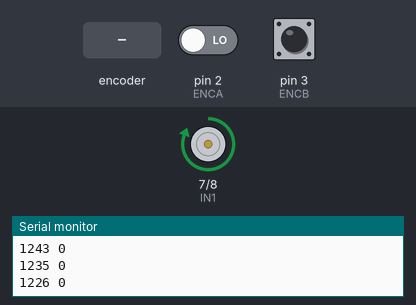
This sketch was run on a simulated Arduino Uno, built with avr-gcc and run on an emulated ATmega328P. Parts: motor-driver pin pairs drawn as motors (green arrow = first pin HIGH = forward, orange = second pin HIGH = backward, longer = more drive, scaled by the enable pin), the last lines printed to the serial monitor. The test bench sets the inputs (shaded band); at power-on: pin 2 (ENCA) LOW, pin 3 (ENCB) HIGH.

Above: at 1.2 s.
1.3 s: rotary encoder on pin 2 (ENCA) / pin 3 (ENCB) turned 2 steps (second pin leading)
At 1.84 s:
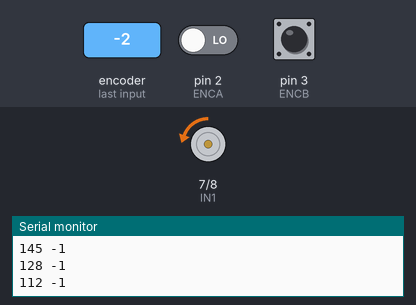
At 4.6 s:
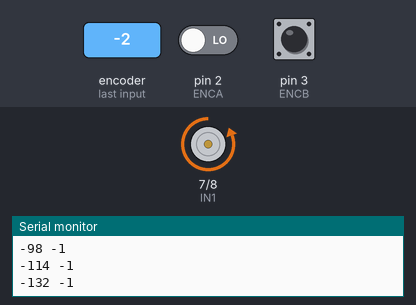
4.7 s: rotary encoder on pin 2 (ENCA) / pin 3 (ENCB) turned 1 step (first pin leading)
Timing chart, 0 to 13.9 s (numbered marks = the images above; inputs shaded):
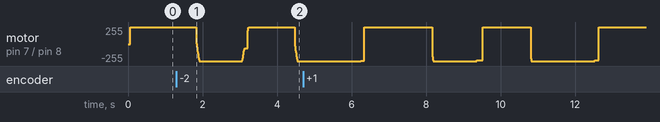

The sketch:

MotorEncoder_main.ino
```cpp
#include "readEncoder.h"
#include "doEncoderA.h"
#include "doEncoderB.h"
#include "Motor.h"


#define ENCA 2 // YELLOW
#define ENCB 3 // WHITE
#define PWM 9
#define IN2 8
#define IN1 7

Motor motor1;

void setup()
{
  Serial.begin(9600);
  pinMode(ENCA, INPUT);
  pinMode(ENCB, INPUT);
  pinMode(PWM,OUTPUT);
  pinMode(IN1,OUTPUT);
  pinMode(IN2,OUTPUT);

/*##############################################################################*/
/* Two external interrupts on the arduino are attached to the two quadrature    */
/* encoders on the motor with encoder. When the motor rotates, the encoder      */
/* is triggered. The digitalPinToInterrupt() converts the arduino pin           */
/* number to the interrupt number which in this case is 0 and 1. So,            */
/* we are attaching interrupts 0 and 1 to arduino pins 2 and 3 that trigger on  */
/* on either the rising or falling edge (hence CHANGE), and will invoke the ISR */
/* function called doEncoderA if ENCA triggers and doEncoderB if ENCB triggers  */
/*##############################################################################*/
  attachInterrupt(digitalPinToInterrupt(ENCA), doEncoderA, CHANGE);
  attachInterrupt(digitalPinToInterrupt(ENCB), doEncoderB, CHANGE);


  motor1.CreateMotor(PWM, IN1, IN2);
//  int kp = 2;
//  int kd = 0.2;
//  int ki = 0.02;
//  motor1.SetPID(kp, ki, kd);

}

/*##############################################################################*/
/* motor1.Drive() will compute a PID pwr signal to be sent to the motor         */
/* connected to pins IN1, IN2, and PWM. The motor position is also updated.     */
/*##############################################################################*/
void loop()
{
  int kp = 2;
  int kd = 0.2;
  int ki = 0.02;
  //micros() function returns microseconds since start of program.
  int target = 500*sin(micros()/1e6) + 1000*sin(2*micros()/ 1e6);
  motor1.SetMotor(target, kp, ki, kd);

  //disabling interrupts while updating motor position
  noInterrupts();
  motor1.SetPos(posi);
  interrupts();
}
/*##############################################################################*/
/* The encoder counter ISR can trigger multiple times inbetween                 */
/* motor.SetPos(pos) instances, so the ActuaLPos member variable will           */
/* have worse resolution than the posi variable.                                */
/*##############################################################################*/
```

Motor.cpp
```cpp
#include "Motor.h"

Motor::Motor(void){}


void Motor::CreateMotor(int pwm, int in1, int in2)
{
  PWM = pwm;
  In1 = in1;
  In2 = in2;
}
//
//void Motor::SetPID(int kp, int ki, int kd)
//{
//  Kp = kp;
//  Ki = ki;
//  Kd = kd;
//}

void Motor::SetMotor(int target, int kp, int ki, int kd)
{
  long currT = micros();
  float deltaT = ((float) (currT - prevT))/( 1.0e6 );
  prevT = currT;

  // Read the position

  Serial.print(target);
  Serial.print(" ");
  Serial.print(ActualPos);
  Serial.println();

  // error
  noInterrupts(); // disable interrupts temporarily while reading
  int e = target - ActualPos;
  interrupts(); // turn interrupts back on

  // derivative
  float dedt = (e-eprev)/(deltaT);

  // integral
  eintegral = eintegral + e*deltaT;

  // control signal
  float u = kp*e + kd*dedt + ki*eintegral;

  float pwr = fabs(u);
  if( pwr > 255 )
  {
    pwr = 255;
  }

  int dir = 1;
  if(e<0)
  {
    dir = -1;
  }
  Motor::Drive(dir, pwr);

  eprev = e;
}

void Motor::Drive(int dir, int pwr)
{
  if(dir == 1)
  {
    analogWrite(PWM,pwr);
    digitalWrite(In1,HIGH);
    digitalWrite(In2,LOW);
  }
  else if(dir == -1)
  {
    analogWrite(PWM,pwr);
    digitalWrite(In1,LOW);
    digitalWrite(In2,HIGH);
  }
  else
  {
    digitalWrite(In1,LOW);
    digitalWrite(In2,LOW);
  }
}

void Motor::SetPos(int pos)
{
  ActualPos = pos;
}

int Motor::GetPos(void)
{
  return ActualPos;
}
```

Motor.h
```cpp
#ifndef Motor_h
#define Motor_h
#include "Arduino.h"

class Motor
{
  private:
    int PWM;                               //creating member variables to describe motor with encoder
    int In1;
    int In2;
    int ActualPos = 0;
    int Dir;

    int Kp = 0;                            //constants for PID controller internal to class
    int Ki = 0;
    int Kd = 0;

    long prevT = 0;
    float eprev = 0;
    float eintegral = 0;

  public:
    Motor(void);
    void CreateMotor(int pwm, int in1, int in2);
  //  void SetPID(int kp, int ki, int kd);
    void SetMotor(int target, int kp, int ki, int kd);
    void Drive(int dir, int pwr);
    void SetPos(int pos);
    int GetPos(void);
};
#endif
```

doEncoderA.h
```cpp
#ifndef doEncoderA_h
#define doEncoderA_h
#include "Arduino.h"


void doEncoderA() {
  int encoder1A = 2;
  int encoder1B = 3;
  int encoder2A = 0;
  int encoder2B = 0;

  if(digitalRead(2) == HIGH)
  {
    if(digitalRead(3) == LOW)
    {
      posi++;
    }
    else
    {
      posi--;
    }
  }
  else {
    if(digitalRead(3) == HIGH)
    {
      posi++;
    }
    else
    {
      posi--;
    }
  }
}
#endif
```

doEncoderB.h
```cpp
#ifndef doEncoderB_h
#define doEncoderB_h
#include "Arduino.h"

void doEncoderB() {
  int encoder1A = 2;
  int encoder1B = 3;
  int encoder2A = 0;
  int encoder2B = 0;

  if(digitalRead(3) == HIGH)
  {
    if(digitalRead(2) == LOW)
    {
      posi++;
    }
    else
    {
      posi--;
    }
  }
  else
  {
    if(digitalRead(2) == LOW)
    {
      posi++;
    }
    else
    {
      posi--;
    }
  }
}
#endif
```

readEncoder.h
```cpp
/*##############################################################################*/
/* lookup table is used to decide if pos needs to be incremented or decremented */
/* based on current quadrature encoder binary state.                            */
/*##############################################################################*/
#ifndef readEncoder_h
#define readEncoder_h
#include "Arduino.h"

volatile int posi = 0;
void readEncoder()
{
  static int8_t lookup_table[] = {0,-1,1,0,1,0,0,-1,-1,0,0,1,0,1,-1,0};
  static uint8_t enc_val = 0;

  enc_val = enc_val << 2;
  enc_val = enc_val | ((PIND & 0b1100) >> 2);

  posi = posi + lookup_table[enc_val & 0b1111];
}
#endif
```
